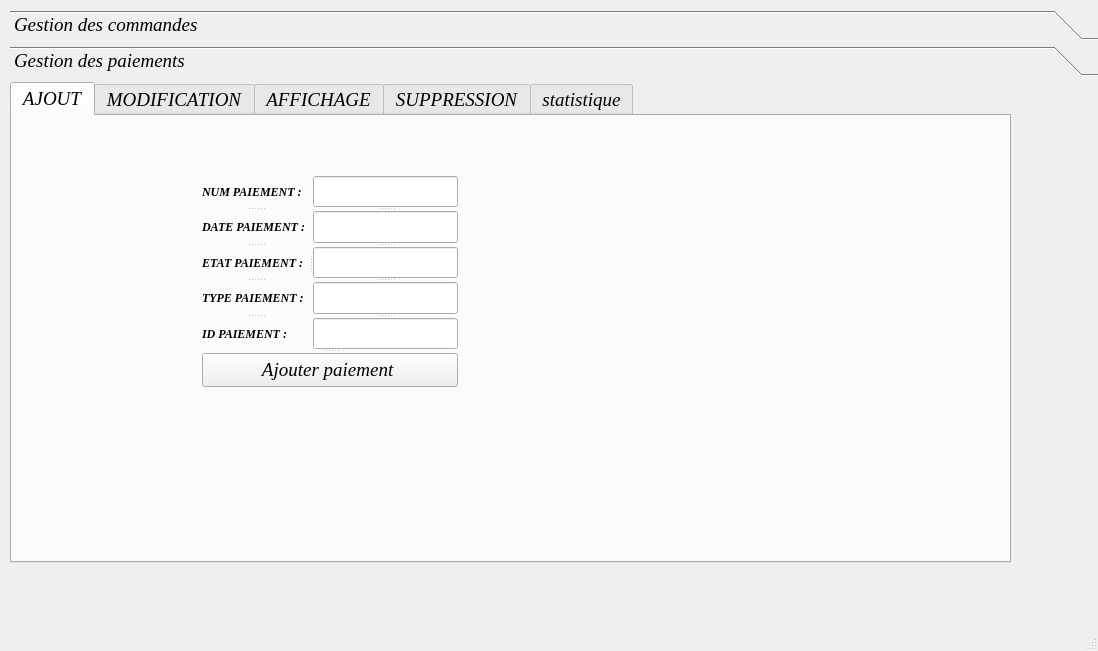
<?xml version="1.0" encoding="UTF-8"?>
<ui version="4.0">
 <class>MainWindow</class>
 <widget class="QMainWindow" name="MainWindow">
  <property name="geometry">
   <rect>
    <x>0</x>
    <y>0</y>
    <width>1098</width>
    <height>651</height>
   </rect>
  </property>
  <property name="windowTitle">
   <string>MainWindow</string>
  </property>
  <widget class="QWidget" name="centralwidget">
   <widget class="QToolBox" name="toolBox">
    <property name="geometry">
     <rect>
      <x>10</x>
      <y>10</y>
      <width>1091</width>
      <height>611</height>
     </rect>
    </property>
    <property name="font">
     <font>
      <family>Georgia</family>
      <pointsize>14</pointsize>
      <weight>50</weight>
      <italic>true</italic>
      <bold>false</bold>
     </font>
    </property>
    <property name="currentIndex">
     <number>1</number>
    </property>
    <widget class="QWidget" name="page">
     <property name="geometry">
      <rect>
       <x>0</x>
       <y>0</y>
       <width>1091</width>
       <height>527</height>
      </rect>
     </property>
     <attribute name="label">
      <string>Gestion des commandes</string>
     </attribute>
     <widget class="QTabWidget" name="tabWidget">
      <property name="geometry">
       <rect>
        <x>-10</x>
        <y>10</y>
        <width>1041</width>
        <height>531</height>
       </rect>
      </property>
      <property name="font">
       <font>
        <family>Simplified Arabic Fixed</family>
        <pointsize>14</pointsize>
        <weight>50</weight>
        <italic>true</italic>
        <bold>false</bold>
        <underline>false</underline>
       </font>
      </property>
      <property name="currentIndex">
       <number>1</number>
      </property>
      <widget class="QWidget" name="tab_8">
       <attribute name="title">
        <string>AJOUT</string>
       </attribute>
       <widget class="QSplitter" name="splitter_9">
        <property name="geometry">
         <rect>
          <x>190</x>
          <y>60</y>
          <width>238</width>
          <height>231</height>
         </rect>
        </property>
        <property name="orientation">
         <enum>Qt::Vertical</enum>
        </property>
        <widget class="QSplitter" name="splitter_8">
         <property name="orientation">
          <enum>Qt::Horizontal</enum>
         </property>
         <widget class="QSplitter" name="splitter_6">
          <property name="orientation">
           <enum>Qt::Vertical</enum>
          </property>
          <widget class="QLabel" name="reference_6">
           <property name="font">
            <font>
             <family>Simplified Arabic Fixed</family>
             <pointsize>9</pointsize>
             <weight>75</weight>
             <italic>true</italic>
             <bold>true</bold>
             <underline>false</underline>
            </font>
           </property>
           <property name="text">
            <string>ID CMD :</string>
           </property>
          </widget>
          <widget class="QLabel" name="reference_4">
           <property name="font">
            <font>
             <family>Simplified Arabic Fixed</family>
             <pointsize>9</pointsize>
             <weight>75</weight>
             <italic>true</italic>
             <bold>true</bold>
             <underline>false</underline>
            </font>
           </property>
           <property name="text">
            <string>DATE CMD :</string>
           </property>
          </widget>
          <widget class="QLabel" name="reference">
           <property name="font">
            <font>
             <family>Simplified Arabic Fixed</family>
             <pointsize>9</pointsize>
             <weight>75</weight>
             <italic>true</italic>
             <bold>true</bold>
             <underline>false</underline>
            </font>
           </property>
           <property name="text">
            <string>ID CLIENT :</string>
           </property>
          </widget>
          <widget class="QLabel" name="quantite">
           <property name="font">
            <font>
             <family>Simplified Arabic Fixed</family>
             <pointsize>9</pointsize>
             <weight>75</weight>
             <italic>true</italic>
             <bold>true</bold>
             <underline>false</underline>
            </font>
           </property>
           <property name="text">
            <string>ID PAIEMENT :</string>
           </property>
          </widget>
          <widget class="QLabel" name="type">
           <property name="font">
            <font>
             <family>Simplified Arabic Fixed</family>
             <pointsize>9</pointsize>
             <weight>75</weight>
             <italic>true</italic>
             <bold>true</bold>
             <underline>false</underline>
            </font>
           </property>
           <property name="text">
            <string>NUM CMD :</string>
           </property>
          </widget>
         </widget>
         <widget class="QSplitter" name="splitter_7">
          <property name="orientation">
           <enum>Qt::Vertical</enum>
          </property>
          <widget class="QLineEdit" name="cin"/>
          <widget class="QLineEdit" name="nom"/>
          <widget class="QLineEdit" name="prenom"/>
          <widget class="QLineEdit" name="matricule"/>
          <widget class="QLineEdit" name="numcontart"/>
         </widget>
        </widget>
        <widget class="QPushButton" name="ajouter">
         <property name="text">
          <string>Ajouter commande</string>
         </property>
        </widget>
       </widget>
      </widget>
      <widget class="QWidget" name="tab_9">
       <attribute name="title">
        <string>MODIFICATION</string>
       </attribute>
       <widget class="QSplitter" name="splitter_5">
        <property name="geometry">
         <rect>
          <x>160</x>
          <y>20</y>
          <width>481</width>
          <height>311</height>
         </rect>
        </property>
        <property name="orientation">
         <enum>Qt::Vertical</enum>
        </property>
        <widget class="QSplitter" name="splitter_4">
         <property name="orientation">
          <enum>Qt::Vertical</enum>
         </property>
         <widget class="QLabel" name="label_18">
          <property name="font">
           <font>
            <family>Simplified Arabic Fixed</family>
            <pointsize>9</pointsize>
            <weight>75</weight>
            <italic>true</italic>
            <bold>true</bold>
            <underline>true</underline>
           </font>
          </property>
          <property name="text">
           <string>Saisir l'identifiant de la commande à modifier :</string>
          </property>
         </widget>
         <widget class="QSplitter" name="splitter_3">
          <property name="orientation">
           <enum>Qt::Horizontal</enum>
          </property>
          <widget class="QSplitter" name="splitter">
           <property name="orientation">
            <enum>Qt::Vertical</enum>
           </property>
           <widget class="QLabel" name="reference_8">
            <property name="font">
             <font>
              <family>Simplified Arabic Fixed</family>
              <pointsize>9</pointsize>
              <weight>75</weight>
              <italic>true</italic>
              <bold>true</bold>
              <underline>false</underline>
             </font>
            </property>
            <property name="text">
             <string>ID CMD :</string>
            </property>
           </widget>
           <widget class="QLabel" name="quantite_8">
            <property name="font">
             <font>
              <family>Simplified Arabic Fixed</family>
              <pointsize>9</pointsize>
              <weight>75</weight>
              <italic>true</italic>
              <bold>true</bold>
              <underline>false</underline>
             </font>
            </property>
            <property name="text">
             <string>DATE CMD :</string>
            </property>
           </widget>
           <widget class="QLabel" name="prix_7">
            <property name="font">
             <font>
              <family>Simplified Arabic Fixed</family>
              <pointsize>9</pointsize>
              <weight>75</weight>
              <italic>true</italic>
              <bold>true</bold>
              <underline>false</underline>
             </font>
            </property>
            <property name="text">
             <string>ID CLIENT :</string>
            </property>
           </widget>
           <widget class="QLabel" name="type_7">
            <property name="font">
             <font>
              <family>Simplified Arabic Fixed</family>
              <pointsize>9</pointsize>
              <weight>75</weight>
              <italic>true</italic>
              <bold>true</bold>
              <underline>false</underline>
             </font>
            </property>
            <property name="text">
             <string>ID PAIEMENT :</string>
            </property>
           </widget>
           <widget class="QLabel" name="type_11">
            <property name="font">
             <font>
              <family>Simplified Arabic Fixed</family>
              <pointsize>9</pointsize>
              <weight>75</weight>
              <italic>true</italic>
              <bold>true</bold>
              <underline>false</underline>
             </font>
            </property>
            <property name="text">
             <string>NUM CMD :</string>
            </property>
           </widget>
          </widget>
          <widget class="QSplitter" name="splitter_2">
           <property name="orientation">
            <enum>Qt::Vertical</enum>
           </property>
           <widget class="QComboBox" name="comboBox_3"/>
           <widget class="QLineEdit" name="nom_4"/>
           <widget class="QLineEdit" name="prenom_4"/>
           <widget class="QLineEdit" name="matricule_4"/>
           <widget class="QLineEdit" name="num_contrat"/>
          </widget>
         </widget>
        </widget>
        <widget class="QPushButton" name="modifier_2">
         <property name="font">
          <font>
           <family>Simplified Arabic Fixed</family>
           <pointsize>8</pointsize>
           <weight>75</weight>
           <italic>true</italic>
           <bold>true</bold>
           <underline>false</underline>
          </font>
         </property>
         <property name="text">
          <string>Modifier commande</string>
         </property>
        </widget>
       </widget>
      </widget>
      <widget class="QWidget" name="tab_10">
       <attribute name="title">
        <string>AFFICHAGE</string>
       </attribute>
       <widget class="QSplitter" name="splitter_11">
        <property name="geometry">
         <rect>
          <x>30</x>
          <y>40</y>
          <width>481</width>
          <height>321</height>
         </rect>
        </property>
        <property name="orientation">
         <enum>Qt::Vertical</enum>
        </property>
        <widget class="QSplitter" name="splitter_10">
         <property name="orientation">
          <enum>Qt::Horizontal</enum>
         </property>
         <widget class="QLabel" name="label_31">
          <property name="font">
           <font>
            <family>Simplified Arabic Fixed</family>
            <pointsize>9</pointsize>
            <weight>75</weight>
            <italic>true</italic>
            <bold>true</bold>
            <underline>false</underline>
           </font>
          </property>
          <property name="text">
           <string>ID CMD :</string>
          </property>
         </widget>
         <widget class="QLineEdit" name="lineEdit_19"/>
         <widget class="QCheckBox" name="checkBox_2">
          <property name="text">
           <string>decroissant</string>
          </property>
         </widget>
        </widget>
        <widget class="QTableView" name="tabemployer"/>
       </widget>
      </widget>
      <widget class="QWidget" name="tab_11">
       <attribute name="title">
        <string>SUPPRESSION</string>
       </attribute>
       <widget class="QSplitter" name="splitter_13">
        <property name="geometry">
         <rect>
          <x>98</x>
          <y>106</y>
          <width>431</width>
          <height>161</height>
         </rect>
        </property>
        <property name="orientation">
         <enum>Qt::Vertical</enum>
        </property>
        <widget class="QLabel" name="label_20">
         <property name="font">
          <font>
           <family>Simplified Arabic Fixed</family>
           <pointsize>9</pointsize>
           <weight>75</weight>
           <italic>true</italic>
           <bold>true</bold>
           <underline>true</underline>
          </font>
         </property>
         <property name="text">
          <string>Saisir l'identifiant de la commande à supprimer:</string>
         </property>
        </widget>
        <widget class="QSplitter" name="splitter_12">
         <property name="orientation">
          <enum>Qt::Horizontal</enum>
         </property>
         <widget class="QLabel" name="reference_sup_4">
          <property name="font">
           <font>
            <family>Simplified Arabic Fixed</family>
            <pointsize>9</pointsize>
            <weight>75</weight>
            <italic>true</italic>
            <bold>true</bold>
            <underline>false</underline>
           </font>
          </property>
          <property name="text">
           <string>ID CMD :</string>
          </property>
         </widget>
         <widget class="QComboBox" name="comboBox_5"/>
         <widget class="QLineEdit" name="sup">
          <property name="enabled">
           <bool>false</bool>
          </property>
         </widget>
        </widget>
        <widget class="QPushButton" name="supprimer">
         <property name="font">
          <font>
           <family>Simplified Arabic Fixed</family>
           <pointsize>8</pointsize>
           <weight>75</weight>
           <italic>true</italic>
           <bold>true</bold>
           <underline>false</underline>
          </font>
         </property>
         <property name="text">
          <string>Supprimer Commande</string>
         </property>
        </widget>
       </widget>
      </widget>
      <widget class="QWidget" name="tab_2">
       <attribute name="title">
        <string>envoyer email</string>
       </attribute>
       <widget class="QWidget" name="layoutWidget">
        <property name="geometry">
         <rect>
          <x>140</x>
          <y>20</y>
          <width>631</width>
          <height>380</height>
         </rect>
        </property>
        <layout class="QFormLayout" name="formLayout_3">
         <property name="fieldGrowthPolicy">
          <enum>QFormLayout::ExpandingFieldsGrow</enum>
         </property>
         <property name="rowWrapPolicy">
          <enum>QFormLayout::WrapLongRows</enum>
         </property>
         <property name="verticalSpacing">
          <number>9</number>
         </property>
         <item row="0" column="0">
          <widget class="QLabel" name="label_15">
           <property name="text">
            <string>Smtp-server:</string>
           </property>
          </widget>
         </item>
         <item row="1" column="0">
          <widget class="QLabel" name="label_16">
           <property name="text">
            <string>Server port:</string>
           </property>
          </widget>
         </item>
         <item row="2" column="0">
          <widget class="QLabel" name="label_17">
           <property name="text">
            <string>email</string>
           </property>
          </widget>
         </item>
         <item row="3" column="0">
          <widget class="QLabel" name="label_22">
           <property name="text">
            <string>mdp</string>
           </property>
          </widget>
         </item>
         <item row="4" column="0">
          <widget class="QLabel" name="label_23">
           <property name="text">
            <string>destinataire</string>
           </property>
          </widget>
         </item>
         <item row="5" column="0">
          <widget class="QLabel" name="label_24">
           <property name="text">
            <string>sujet</string>
           </property>
          </widget>
         </item>
         <item row="6" column="0">
          <widget class="QLabel" name="label_25">
           <property name="text">
            <string>message</string>
           </property>
          </widget>
         </item>
         <item row="0" column="1">
          <widget class="QLineEdit" name="server_3">
           <property name="text">
            <string>smtp.gmail.com</string>
           </property>
          </widget>
         </item>
         <item row="1" column="1">
          <widget class="QLineEdit" name="port_3">
           <property name="text">
            <string>465</string>
           </property>
          </widget>
         </item>
         <item row="2" column="1">
          <widget class="QLineEdit" name="uname_3"/>
         </item>
         <item row="3" column="1">
          <widget class="QLineEdit" name="paswd_3">
           <property name="inputMask">
            <string/>
           </property>
           <property name="echoMode">
            <enum>QLineEdit::Password</enum>
           </property>
          </widget>
         </item>
         <item row="4" column="1">
          <widget class="QLineEdit" name="rcpt_3"/>
         </item>
         <item row="5" column="1">
          <widget class="QLineEdit" name="subject_3"/>
         </item>
         <item row="6" column="1">
          <widget class="QPlainTextEdit" name="msg_3"/>
         </item>
        </layout>
       </widget>
       <widget class="QWidget" name="layoutWidget_2">
        <property name="geometry">
         <rect>
          <x>140</x>
          <y>20</y>
          <width>242</width>
          <height>30</height>
         </rect>
        </property>
        <layout class="QHBoxLayout" name="horizontalLayout_3"/>
       </widget>
       <widget class="QPushButton" name="exitBtn_3">
        <property name="geometry">
         <rect>
          <x>670</x>
          <y>430</y>
          <width>93</width>
          <height>28</height>
         </rect>
        </property>
        <property name="text">
         <string>quitter</string>
        </property>
       </widget>
       <widget class="QPushButton" name="sendBtn_3">
        <property name="geometry">
         <rect>
          <x>550</x>
          <y>430</y>
          <width>93</width>
          <height>28</height>
         </rect>
        </property>
        <property name="text">
         <string>envoyer</string>
        </property>
       </widget>
      </widget>
     </widget>
    </widget>
    <widget class="QWidget" name="page_2">
     <property name="geometry">
      <rect>
       <x>0</x>
       <y>0</y>
       <width>1091</width>
       <height>527</height>
      </rect>
     </property>
     <attribute name="label">
      <string>Gestion des paiements</string>
     </attribute>
     <widget class="QTabWidget" name="tabWidget_2">
      <property name="geometry">
       <rect>
        <x>0</x>
        <y>0</y>
        <width>1001</width>
        <height>481</height>
       </rect>
      </property>
      <property name="font">
       <font>
        <family>Georgia</family>
        <pointsize>14</pointsize>
        <weight>50</weight>
        <italic>true</italic>
        <bold>false</bold>
        <underline>false</underline>
       </font>
      </property>
      <property name="currentIndex">
       <number>0</number>
      </property>
      <widget class="QWidget" name="tab_12">
       <attribute name="title">
        <string>AJOUT</string>
       </attribute>
       <widget class="QSplitter" name="splitter_17">
        <property name="geometry">
         <rect>
          <x>190</x>
          <y>60</y>
          <width>256</width>
          <height>211</height>
         </rect>
        </property>
        <property name="orientation">
         <enum>Qt::Vertical</enum>
        </property>
        <widget class="QSplitter" name="splitter_16">
         <property name="orientation">
          <enum>Qt::Horizontal</enum>
         </property>
         <widget class="QSplitter" name="splitter_14">
          <property name="orientation">
           <enum>Qt::Vertical</enum>
          </property>
          <widget class="QLabel" name="reference_7">
           <property name="font">
            <font>
             <family>Georgia</family>
             <pointsize>9</pointsize>
             <weight>75</weight>
             <italic>true</italic>
             <bold>true</bold>
             <underline>false</underline>
            </font>
           </property>
           <property name="text">
            <string>NUM PAIEMENT :</string>
           </property>
          </widget>
          <widget class="QLabel" name="reference_5">
           <property name="font">
            <font>
             <family>Georgia</family>
             <pointsize>9</pointsize>
             <weight>75</weight>
             <italic>true</italic>
             <bold>true</bold>
             <underline>false</underline>
            </font>
           </property>
           <property name="text">
            <string>DATE PAIEMENT :</string>
           </property>
          </widget>
          <widget class="QLabel" name="reference_2">
           <property name="font">
            <font>
             <family>Georgia</family>
             <pointsize>9</pointsize>
             <weight>75</weight>
             <italic>true</italic>
             <bold>true</bold>
             <underline>false</underline>
            </font>
           </property>
           <property name="text">
            <string>ETAT PAIEMENT :</string>
           </property>
          </widget>
          <widget class="QLabel" name="quantite_2">
           <property name="font">
            <font>
             <family>Georgia</family>
             <pointsize>9</pointsize>
             <weight>75</weight>
             <italic>true</italic>
             <bold>true</bold>
             <underline>false</underline>
            </font>
           </property>
           <property name="text">
            <string>TYPE PAIEMENT :</string>
           </property>
          </widget>
          <widget class="QLabel" name="prix_2">
           <property name="font">
            <font>
             <family>Georgia</family>
             <pointsize>9</pointsize>
             <weight>75</weight>
             <italic>true</italic>
             <bold>true</bold>
             <underline>false</underline>
            </font>
           </property>
           <property name="text">
            <string>ID PAIEMENT :</string>
           </property>
          </widget>
         </widget>
         <widget class="QSplitter" name="splitter_15">
          <property name="orientation">
           <enum>Qt::Vertical</enum>
          </property>
          <widget class="QLineEdit" name="num_conge"/>
          <widget class="QLineEdit" name="date_debut"/>
          <widget class="QLineEdit" name="date_fin"/>
          <widget class="QLineEdit" name="type_3"/>
          <widget class="QLineEdit" name="cine"/>
         </widget>
        </widget>
        <widget class="QPushButton" name="ajouter_2">
         <property name="text">
          <string>Ajouter paiement </string>
         </property>
        </widget>
       </widget>
      </widget>
      <widget class="QWidget" name="tab_13">
       <attribute name="title">
        <string>MODIFICATION</string>
       </attribute>
       <widget class="QSplitter" name="splitter_22">
        <property name="geometry">
         <rect>
          <x>50</x>
          <y>30</y>
          <width>481</width>
          <height>301</height>
         </rect>
        </property>
        <property name="orientation">
         <enum>Qt::Vertical</enum>
        </property>
        <widget class="QLabel" name="label_19">
         <property name="font">
          <font>
           <family>Georgia</family>
           <pointsize>9</pointsize>
           <weight>75</weight>
           <italic>true</italic>
           <bold>true</bold>
           <underline>true</underline>
          </font>
         </property>
         <property name="text">
          <string>Saisir le numero du paiement à modifier :</string>
         </property>
        </widget>
        <widget class="QSplitter" name="splitter_21">
         <property name="orientation">
          <enum>Qt::Vertical</enum>
         </property>
         <widget class="QSplitter" name="splitter_20">
          <property name="orientation">
           <enum>Qt::Horizontal</enum>
          </property>
          <widget class="QSplitter" name="splitter_18">
           <property name="orientation">
            <enum>Qt::Vertical</enum>
           </property>
           <widget class="QLabel" name="reference_9">
            <property name="font">
             <font>
              <family>Georgia</family>
              <pointsize>9</pointsize>
              <weight>75</weight>
              <italic>true</italic>
              <bold>true</bold>
              <underline>false</underline>
             </font>
            </property>
            <property name="text">
             <string>NUM PAIEMENT :</string>
            </property>
           </widget>
           <widget class="QLabel" name="quantite_9">
            <property name="font">
             <font>
              <family>Georgia</family>
              <pointsize>9</pointsize>
              <weight>75</weight>
              <italic>true</italic>
              <bold>true</bold>
              <underline>false</underline>
             </font>
            </property>
            <property name="text">
             <string>DATE PAIEMENT :</string>
            </property>
           </widget>
           <widget class="QLabel" name="prix_8">
            <property name="font">
             <font>
              <family>Georgia</family>
              <pointsize>9</pointsize>
              <weight>75</weight>
              <italic>true</italic>
              <bold>true</bold>
              <underline>false</underline>
             </font>
            </property>
            <property name="text">
             <string>ETAT PAIEMENT :</string>
            </property>
           </widget>
           <widget class="QLabel" name="type_9">
            <property name="font">
             <font>
              <family>Georgia</family>
              <pointsize>9</pointsize>
              <weight>75</weight>
              <italic>true</italic>
              <bold>true</bold>
              <underline>false</underline>
             </font>
            </property>
            <property name="text">
             <string>TYPE PAIEMENT :</string>
            </property>
           </widget>
           <widget class="QLabel" name="type_10">
            <property name="font">
             <font>
              <family>Georgia</family>
              <pointsize>9</pointsize>
              <weight>75</weight>
              <italic>true</italic>
              <bold>true</bold>
              <underline>false</underline>
             </font>
            </property>
            <property name="text">
             <string>ID PAIEMENT :</string>
            </property>
           </widget>
          </widget>
          <widget class="QSplitter" name="splitter_19">
           <property name="orientation">
            <enum>Qt::Vertical</enum>
           </property>
           <widget class="QComboBox" name="comboBox_4"/>
           <widget class="QLineEdit" name="nom_5"/>
           <widget class="QLineEdit" name="prenom_5"/>
           <widget class="QLineEdit" name="matricule_5"/>
           <widget class="QLineEdit" name="age_5"/>
          </widget>
         </widget>
         <widget class="QPushButton" name="modifier_3">
          <property name="font">
           <font>
            <family>Georgia</family>
            <pointsize>8</pointsize>
            <weight>75</weight>
            <italic>true</italic>
            <bold>true</bold>
            <underline>false</underline>
           </font>
          </property>
          <property name="text">
           <string>Modifier Paiement</string>
          </property>
         </widget>
        </widget>
       </widget>
      </widget>
      <widget class="QWidget" name="tab_14">
       <attribute name="title">
        <string>AFFICHAGE</string>
       </attribute>
       <widget class="QSplitter" name="splitter_24">
        <property name="geometry">
         <rect>
          <x>30</x>
          <y>40</y>
          <width>571</width>
          <height>331</height>
         </rect>
        </property>
        <property name="orientation">
         <enum>Qt::Vertical</enum>
        </property>
        <widget class="QSplitter" name="splitter_23">
         <property name="orientation">
          <enum>Qt::Horizontal</enum>
         </property>
         <widget class="QLabel" name="label_32">
          <property name="font">
           <font>
            <family>Georgia</family>
            <pointsize>9</pointsize>
            <weight>75</weight>
            <italic>true</italic>
            <bold>true</bold>
            <underline>false</underline>
           </font>
          </property>
          <property name="text">
           <string>NUM PAIEMENT :</string>
          </property>
         </widget>
         <widget class="QLineEdit" name="lineEdit_20"/>
         <widget class="QCheckBox" name="checkBox_3">
          <property name="text">
           <string>DECROISSANT </string>
          </property>
         </widget>
        </widget>
        <widget class="QTableView" name="tabconge"/>
       </widget>
      </widget>
      <widget class="QWidget" name="tab_15">
       <attribute name="title">
        <string>SUPPRESSION</string>
       </attribute>
       <widget class="QSplitter" name="splitter_26">
        <property name="geometry">
         <rect>
          <x>116</x>
          <y>110</y>
          <width>451</width>
          <height>161</height>
         </rect>
        </property>
        <property name="orientation">
         <enum>Qt::Vertical</enum>
        </property>
        <widget class="QLabel" name="label_21">
         <property name="font">
          <font>
           <family>Georgia</family>
           <pointsize>9</pointsize>
           <weight>75</weight>
           <italic>true</italic>
           <bold>true</bold>
           <underline>true</underline>
          </font>
         </property>
         <property name="text">
          <string>Saisir le num du paiement à supprimer:</string>
         </property>
        </widget>
        <widget class="QSplitter" name="splitter_25">
         <property name="orientation">
          <enum>Qt::Horizontal</enum>
         </property>
         <widget class="QLabel" name="reference_sup_5">
          <property name="font">
           <font>
            <family>Georgia</family>
            <pointsize>9</pointsize>
            <weight>75</weight>
            <italic>true</italic>
            <bold>true</bold>
            <underline>false</underline>
           </font>
          </property>
          <property name="text">
           <string>NUM PAIEMENT :</string>
          </property>
         </widget>
         <widget class="QComboBox" name="comboBox_6"/>
         <widget class="QLineEdit" name="sup_2">
          <property name="enabled">
           <bool>false</bool>
          </property>
         </widget>
        </widget>
        <widget class="QPushButton" name="supprimer_2">
         <property name="font">
          <font>
           <family>Georgia</family>
           <pointsize>8</pointsize>
           <weight>75</weight>
           <italic>true</italic>
           <bold>true</bold>
           <underline>false</underline>
          </font>
         </property>
         <property name="text">
          <string>Supprimer Paiement</string>
         </property>
        </widget>
       </widget>
      </widget>
      <widget class="QWidget" name="tab">
       <attribute name="title">
        <string>statistique</string>
       </attribute>
       <widget class="QCustomPlot" name="customPlot" native="true">
        <property name="geometry">
         <rect>
          <x>30</x>
          <y>10</y>
          <width>881</width>
          <height>331</height>
         </rect>
        </property>
       </widget>
      </widget>
     </widget>
    </widget>
   </widget>
  </widget>
  <widget class="QMenuBar" name="menubar">
   <property name="geometry">
    <rect>
     <x>0</x>
     <y>0</y>
     <width>1098</width>
     <height>26</height>
    </rect>
   </property>
  </widget>
  <widget class="QStatusBar" name="statusbar"/>
 </widget>
 <customwidgets>
  <customwidget>
   <class>QCustomPlot</class>
   <extends>QWidget</extends>
   <header>qcustomplot.h</header>
   <container>1</container>
  </customwidget>
 </customwidgets>
 <resources/>
 <connections/>
</ui>
